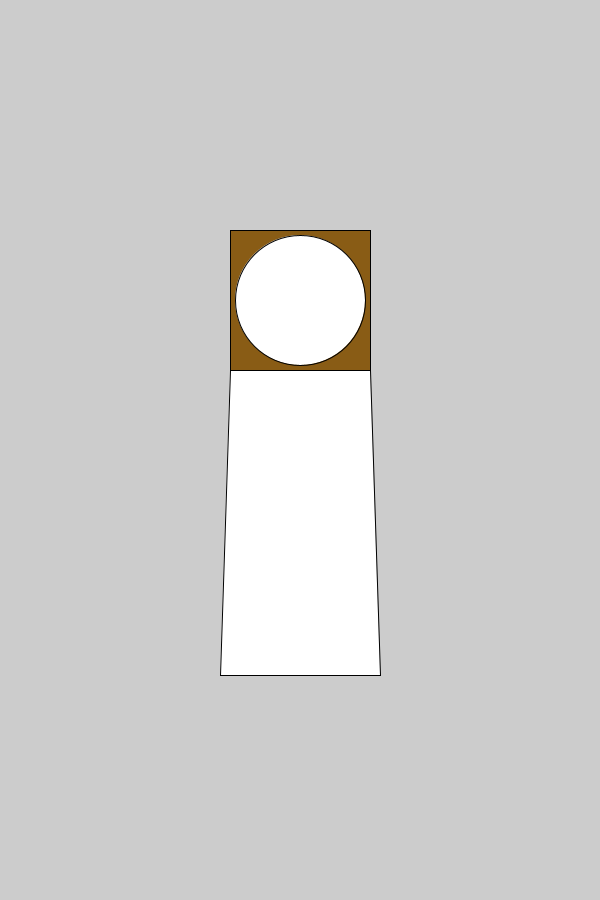
Frame 1 (no input)
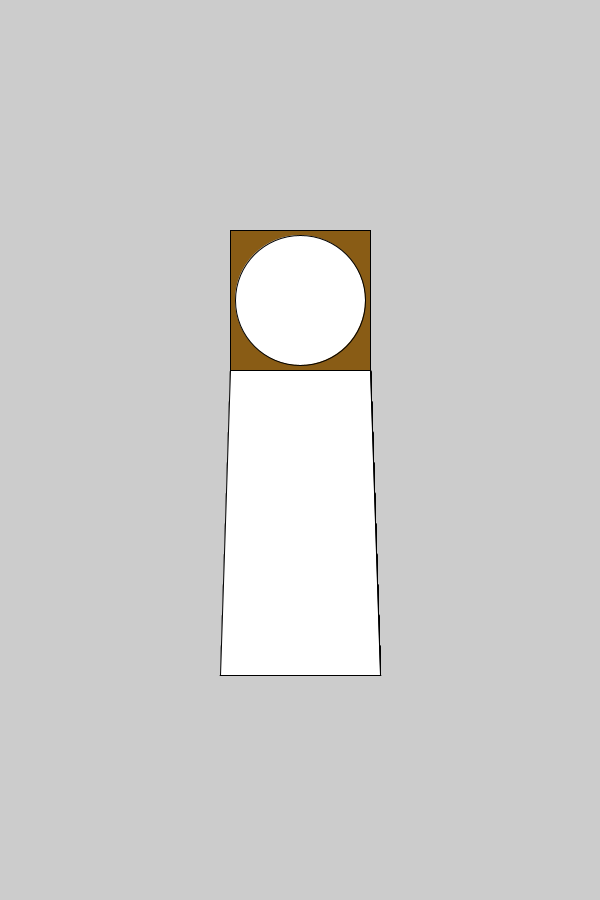
Frame 60 (the mouse pressed at the canvas centre just before this capture)
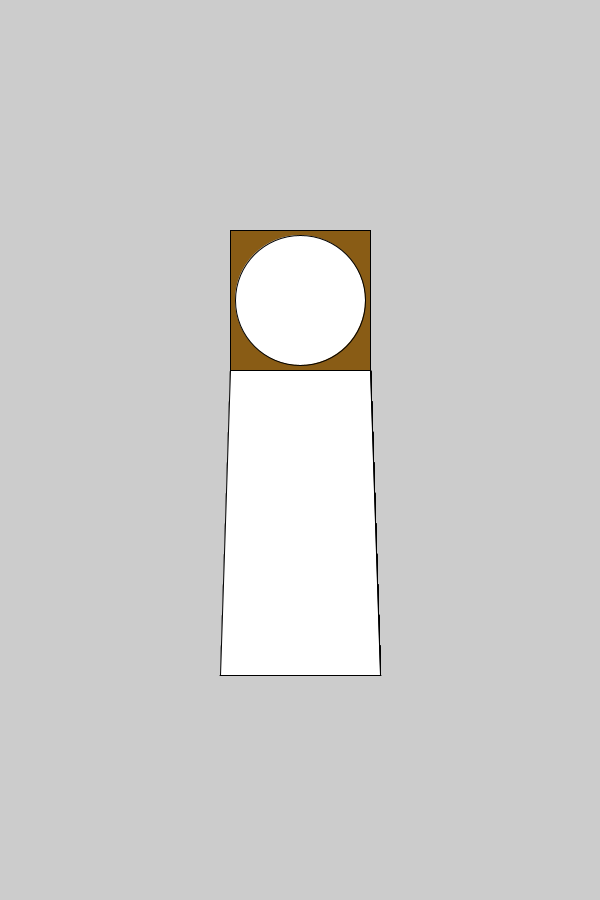
Frame 120 (the mouse held since frame 60 and released just before this capture)

The Processing sketch that drew these frames (run headless with seeded random() and noise(); from frame 60 on, the mouse is pressed at the canvas centre):

// Processing sketch: clockProject
// ── clockProject.pde
int second, minute, hour, count;

void setup(){
  size (600,900);
  second=second();
  minute=minute();
  hour=hour();
  frameRate(30);
  count=0;
}

void draw(){
  clockFace();
  drawHand();
  updateTime();

  println(second,minute,hour);
}


void clockFace(){
  fill(#895C15);
  square(width/2-70,height/3-70,140);
  fill(255);
  circle(width/2,height/3,130);
  quad(width/2-70,height/3+70,width/2+70,height/3+70,width/2+80,height*3/4,width/2-80,height*3/4);
}

void updateTime(){
  second=second();
  minute=minute();
  hour=hour();
}

void timeToAngle(){
  
}

void drawHand(){
  
}
